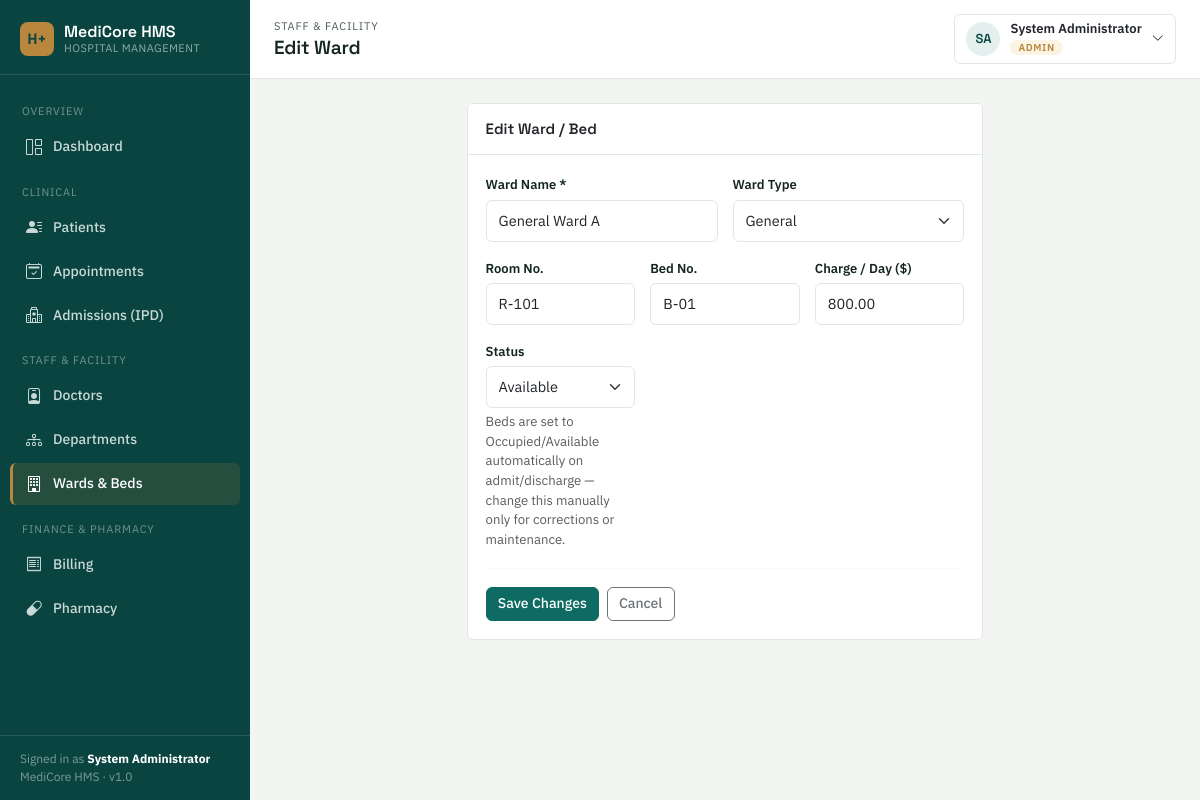
The app's page /wards/form.php?id=1 (signed in) with its own data.
### tables this page shows
CREATE TABLE wards (
    id INT AUTO_INCREMENT PRIMARY KEY,
    ward_name VARCHAR(100) NOT NULL,
    ward_type ENUM('General','Semi-Private','Private','ICU') DEFAULT 'General',
    room_no VARCHAR(20),
    bed_no VARCHAR(20),
    charge_per_day DECIMAL(10,2) DEFAULT 0,
    status ENUM('available','occupied','maintenance') DEFAULT 'available',
    created_at TIMESTAMP DEFAULT CURRENT_TIMESTAMP
);

### includes/functions.php (called while the page is built, shortened)
<?php
function sanitize($data) {
    return htmlspecialchars(trim($data ?? ''), ENT_QUOTES, 'UTF-8');
}

### wards/form.php (the view, shortened to what this page needs)
<?php
require_once '../config/database.php';
require_once '../includes/functions.php';
$id = isset($_GET['id']) ? (int)$_GET['id'] : 0;
$isEdit = $id > 0;
$ward = ['ward_name' => '', 'ward_type' => 'General', 'room_no' => '', 'bed_no' => '', 'charge_per_day' => '', 'status' => 'available'];
if ($isEdit) {
    $stmt = $pdo->prepare("SELECT * FROM wards WHERE id = ?");
    $stmt->execute([$id]);
    $ward = $stmt->fetch();
}
require_once '../includes/header.php';
?>
<div class="row justify-content-center">
<div class="col-lg-7">
<div class="card">
    <div class="card-header"><?= $isEdit ? 'Edit Ward / Bed' : 'New Ward / Bed' ?></div>
    <div class="card-body">
        <form method="POST">
            <div class="row g-3">
                <div class="col-md-6">
                    <label class="form-label">Ward Name *</label>
                    <input type="text" name="ward_name" class="form-control" required value="<?= sanitize($ward['ward_name']) ?>" placeholder="e.g. General Ward A">
                </div>
                <div class="col-md-6">
                    <label class="form-label">Ward Type</label>
                    <select name="ward_type" class="form-select">
                        <?php foreach (['General','Semi-Private','Private','ICU'] as $t): ?>
                            <option value="<?= $t ?>" <?= $ward['ward_type'] === $t ? 'selected' : '' ?>><?= $t ?></option>
                        <?php endforeach; ?>
                    </select>
                </div>
                <div class="col-md-4">
                    <label class="form-label">Room No.</label>
                    <input type="text" name="room_no" class="form-control" value="<?= sanitize($ward['room_no']) ?>" placeholder="e.g. R-101">
                </div>
                <div class="col-md-4">
                    <label class="form-label">Bed No.</label>
                    <input type="text" name="bed_no" class="form-control" value="<?= sanitize($ward['bed_no']) ?>" placeholder="e.g. B-01">
                </div>
                <div class="col-md-4">
                    <label class="form-label">Charge / Day ($)</label>
                    <input type="number" step="0.01" min="0" name="charge_per_day" class="form-control" value="<?= sanitize((string)$ward['charge_per_day']) ?>">
                </div>
                <div class="col-md-4">
                    <label class="form-label">Status</label>
                    <select name="status" class="form-select">
                        <?php foreach (['available','occupied','maintenance'] as $s): ?>
                            <option value="<?= $s ?>" <?= $ward['status'] === $s ? 'selected' : '' ?>><?= ucfirst($s) ?></option>
                        <?php endforeach; ?>
                    </select>
                    <div class="form-text">Beds are set to Occupied/Available automatically on admit/discharge — change this manually only for corrections or maintenance.</div>
                </div>
            </div>
            <hr class="hairline-divider">
            <div class="d-flex gap-2">
                <button class="btn btn-primary"><?= $isEdit ? 'Save Changes' : 'Add Ward / Bed' ?></button>
                <a href="list.php" class="btn btn-outline-secondary">Cancel</a>
            </div>
        </form>
    </div>
</div>
</div>
</div>
<?php require_once '../includes/footer.php'; ?>

### assets/css/style.css (style rules this page uses)
:root { --ink: #142523; --ink-soft: #4B5D5A; --paper: #F2F5F2; --surface: #FFFFFF; --primary: #0E6B64; --primary-deep: #0A4440; --primary-tint: #E4F0EE; --accent-gold: #B8863C; --accent-gold-tint: #FBF3E3; --danger: #B3261E; --danger-tint: #FBEAE9; --success: #3F7D58; --success-tint: #EAF4EC; --warning: #B8863C; --warning-tint: #FBF3E3; --line: #E1E7E4; --radius: 6px; --shadow-sm: 0 1px 2px rgba(20, 37, 35, 0.06); }
* { box-sizing: border-box; }
html, body { background: var(--paper); color: var(--ink); font-family: 'IBM Plex Sans', -apple-system, BlinkMacSystemFont, sans-serif; font-size: 15px; }
a { color: var(--primary); text-decoration: none; }
.card { background: var(--surface); border: 1px solid var(--line); border-radius: var(--radius); box-shadow: none; }
.card-header { background: var(--surface); border-bottom: 1px solid var(--line); font-family: 'Space Grotesk', sans-serif; font-weight: 600; padding: 14px 18px; }
.card-body { padding: 18px; }
.btn { border-radius: var(--radius); font-weight: 500; font-size: 14px; }
.btn-primary { background: var(--primary); border-color: var(--primary); }
.form-label { font-size: 13px; font-weight: 600; color: var(--ink); margin-bottom: 5px; }
.form-control, .form-select { border-color: var(--line); border-radius: var(--radius); font-size: 14.5px; padding: 9px 12px; }
.hairline-divider { border: none; border-top: 1px solid var(--line); margin: 18px 0; }

### records on screen
wards: ward_name "General Ward A", ward_type "General", room_no "R-101", bed_no "B-01", charge_per_day "800.00", status "Available"

### other values on screen
$__u['full_name'] "System Administrator"
$pageEyebrow "STAFF & FACILITY"
$pageTitle "Edit Ward"
$__initials "SA"
$__u['role'] "ADMIN"
